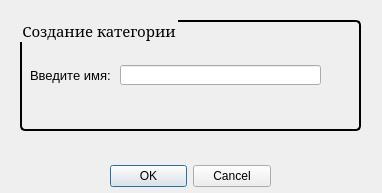
<?xml version="1.0" encoding="UTF-8"?>
<ui version="4.0">
 <class>Dialog</class>
 <widget class="QDialog" name="Dialog">
  <property name="geometry">
   <rect>
    <x>0</x>
    <y>0</y>
    <width>382</width>
    <height>193</height>
   </rect>
  </property>
  <property name="windowTitle">
   <string>Dialog</string>
  </property>
  <widget class="QDialogButtonBox" name="buttonBox">
   <property name="geometry">
    <rect>
     <x>110</x>
     <y>160</y>
     <width>161</width>
     <height>32</height>
    </rect>
   </property>
   <property name="orientation">
    <enum>Qt::Horizontal</enum>
   </property>
   <property name="standardButtons">
    <set>QDialogButtonBox::Cancel|QDialogButtonBox::Ok</set>
   </property>
  </widget>
  <widget class="QGroupBox" name="groupBox">
   <property name="geometry">
    <rect>
     <x>20</x>
     <y>20</y>
     <width>341</width>
     <height>111</height>
    </rect>
   </property>
   <property name="font">
    <font>
     <family>MS Serif</family>
     <pointsize>11</pointsize>
    </font>
   </property>
   <property name="styleSheet">
    <string notr="true">QGroupBox {
margin-top: 2ex;
}
QGroupBox:enabled {
border: 2px solid black;
border-radius: 5px;
}
QGroupBox::title {
subcontrol-origin: margin;
 left: 3ex;
 }</string>
   </property>
   <property name="title">
    <string>Создание категории</string>
   </property>
   <widget class="QLabel" name="label_2">
    <property name="geometry">
     <rect>
      <x>10</x>
      <y>40</y>
      <width>81</width>
      <height>31</height>
     </rect>
    </property>
    <property name="font">
     <font>
      <family>MS Shell Dlg 2</family>
      <pointsize>10</pointsize>
     </font>
    </property>
    <property name="text">
     <string>Введите имя:</string>
    </property>
   </widget>
   <widget class="QLineEdit" name="nameLine">
    <property name="geometry">
     <rect>
      <x>100</x>
      <y>45</y>
      <width>201</width>
      <height>20</height>
     </rect>
    </property>
   </widget>
  </widget>
 </widget>
 <resources/>
 <connections>
  <connection>
   <sender>buttonBox</sender>
   <signal>accepted()</signal>
   <receiver>Dialog</receiver>
   <slot>accept()</slot>
   <hints>
    <hint type="sourcelabel">
     <x>248</x>
     <y>254</y>
    </hint>
    <hint type="destinationlabel">
     <x>157</x>
     <y>274</y>
    </hint>
   </hints>
  </connection>
  <connection>
   <sender>buttonBox</sender>
   <signal>rejected()</signal>
   <receiver>Dialog</receiver>
   <slot>reject()</slot>
   <hints>
    <hint type="sourcelabel">
     <x>316</x>
     <y>260</y>
    </hint>
    <hint type="destinationlabel">
     <x>286</x>
     <y>274</y>
    </hint>
   </hints>
  </connection>
 </connections>
</ui>
